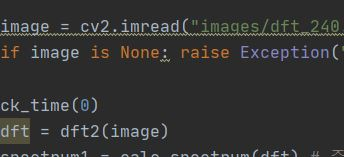
#> input picture CHAPTER9/images/dft_240.JPG, 344 x 157 px, found by its file name
$ python 04.2d_dft.py
#> lines starting #> are read from the running program, lines starting #| are printed output that depends on the picture
import numpy as np, cv2
from Common.dft2d import dft, idft, calc_spectrum, fftshift
import time

def dft2(image):
    tmp = [dft(row) for row in image]
    dst = [dft(row) for row in np.transpose(tmp)]
    return np.transpose(dst)

def idft2(image):
    tmp = [idft(row) for row in image]
    dst = [idft(row) for row in np.transpose(tmp)]
    return np.transpose(dst)

def ck_time(mode = 0):  # 수행시간 체크 함수
    global stime    # 함수 내부에서 값 유지위해
    if (mode == 0):
        stime = time.perf_counter()
    elif (mode == 1):
        etime = time.perf_counter()
        print("수행시간 = %.5f sec" % (etime - stime))

image = cv2.imread("images/dft_240.jpg", cv2.IMREAD_GRAYSCALE)
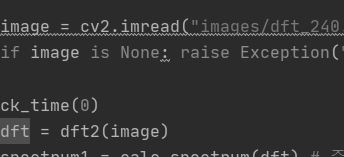
#> image: shape (157, 344); min 16, max 200, mean 51.2
if image is None: raise Exception("영상파일 읽기 에러")

ck_time(0)
#> (the run stopped early here; a loop or call above may not have finished)

$ run again, with CHAPTER9/images/dct.JPG copied over CHAPTER9/images/dft_240.JPG
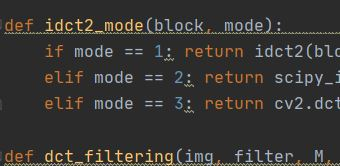
#> input picture CHAPTER9/images/dct.JPG, 340 x 166 px, found by its file name
#> `image = cv2.imread("images/dft_240.jpg", cv2.IMREAD_GRAYSCALE)`:
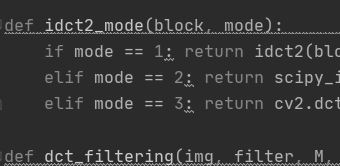
#> image: shape (166, 340); min 10, max 225, mean 53.5
